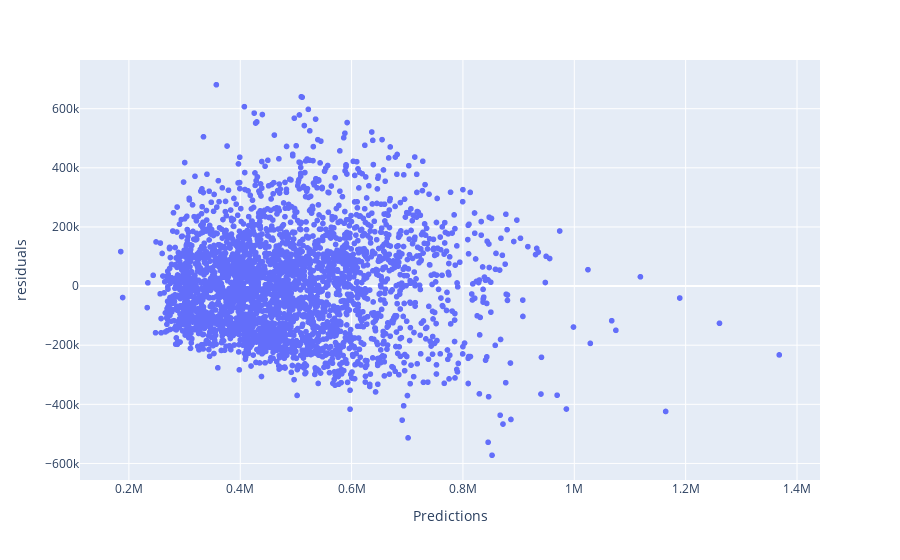

Here is the notebook cell this chart was saved with:
### Code cell
fitted_residuals_plot(model, X_train_sm, y_train)

### Figure 1 — Plotly figure (JSON) as saved in the notebook; plotly's stock layout.template omitted (floating-point values rounded to 4 significant figures; data arrays with more than 128 entries replaced by an {"elided": "..."} marker saying what was removed)
{"data": [{"hovertemplate": "Predictions=%{x}<br>residuals=%{y}<extra></extra>", "legendgroup": "", "marker": {"color": "#636efa", "symbol": "circle"}, "mode": "markers", "name": "", "showlegend": false, "type": "scattergl", "x": {"elided": "3098 float values"}, "xaxis": "x", "y": {"elided": "3098 float values"}, "yaxis": "y"}], "layout": {"legend": {"tracegroupgap": 0}, "margin": {"t": 60}, "xaxis": {"anchor": "y", "domain": [0, 1], "title": {"text": "Predictions"}}, "yaxis": {"anchor": "x", "domain": [0, 1], "title": {"text": "residuals"}}}}
